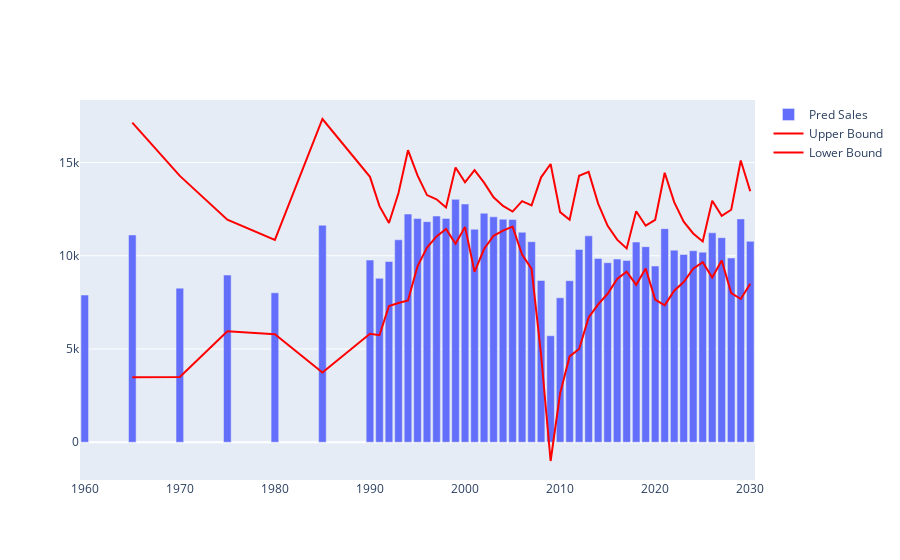

Source (notebook cell):
### Code cell
import plotly.graph_objects as go


fig = go.Figure(data=[
    go.Bar(name='Pred Sales', x=df.year, y= df.sales),
    go.Line(name='Upper Bound', x=df.year, y=df.ub, line_color='red'),
    go.Line(name='Lower Bound', x=df.year, y=df.lb, line_color='red')

])
# Change the bar mode
fig.update_layout(barmode='group')
fig.show()
